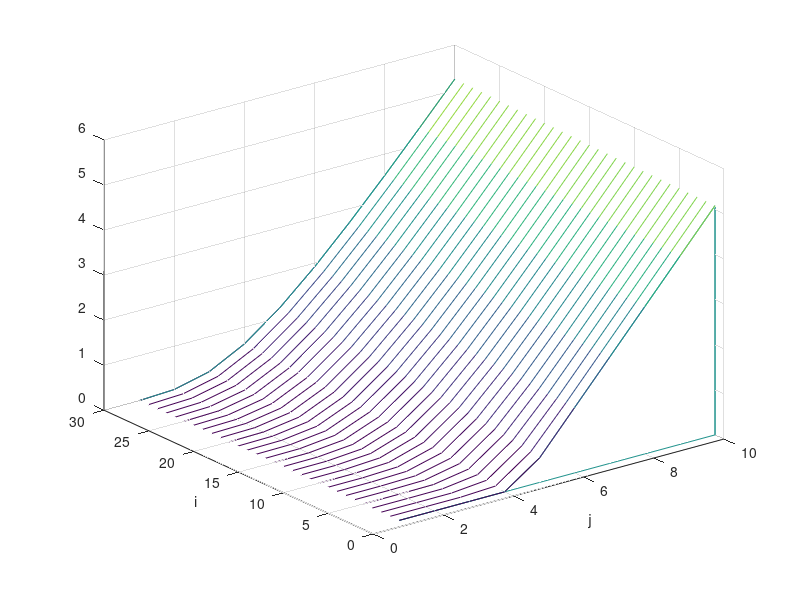

This figure's MATLAB source:
%FORWARD   Forward Time Central Space on Black-Scholes PDE
%          for European call
% 

clf

%%%%%%% Problem and method parameters %%%%%%%
E = 4; sigma = 0.5; r = 0.03; T = 1;
Nx = 11; Nt = 29; L = 10; k = T/Nt; h = L/Nx;
%%%%%%%%%%%%%%%%%%%%%%%%%%%%%%%%%%%%%%%%%%%%%

T1 =  diag(ones(Nx-2,1),1) - diag(ones(Nx-2,1),-1);
T2 = -2*eye(Nx-1,Nx-1) + diag(ones(Nx-2,1),1) + diag(ones(Nx-2,1),-1);
mvec = [1:Nx-1]; D1 = diag(mvec); D2 = diag(mvec.^2);
Aftcs = (1-r*k)*eye(Nx-1,Nx-1) + 0.5*k*sigma^2*D2*T2 + 0.5*k*r*D1*T1;

U = zeros(Nx-1,Nt+1); Uzero = max([h:h:L-h]'-E,0);
U(:,1) = Uzero; p = zeros(Nx-1,1);

for i = 1:Nt
    tau = (i-1)*k;
    p(end) = 0.5*k*(Nx-1)*((sigma^2)*(Nx-1)+r)*(L-E*exp(-r*tau));
    U(:,i+1) = Aftcs*U(:,i) + p;
end

waterfall(U'), xlabel('j'), ylabel('i')
